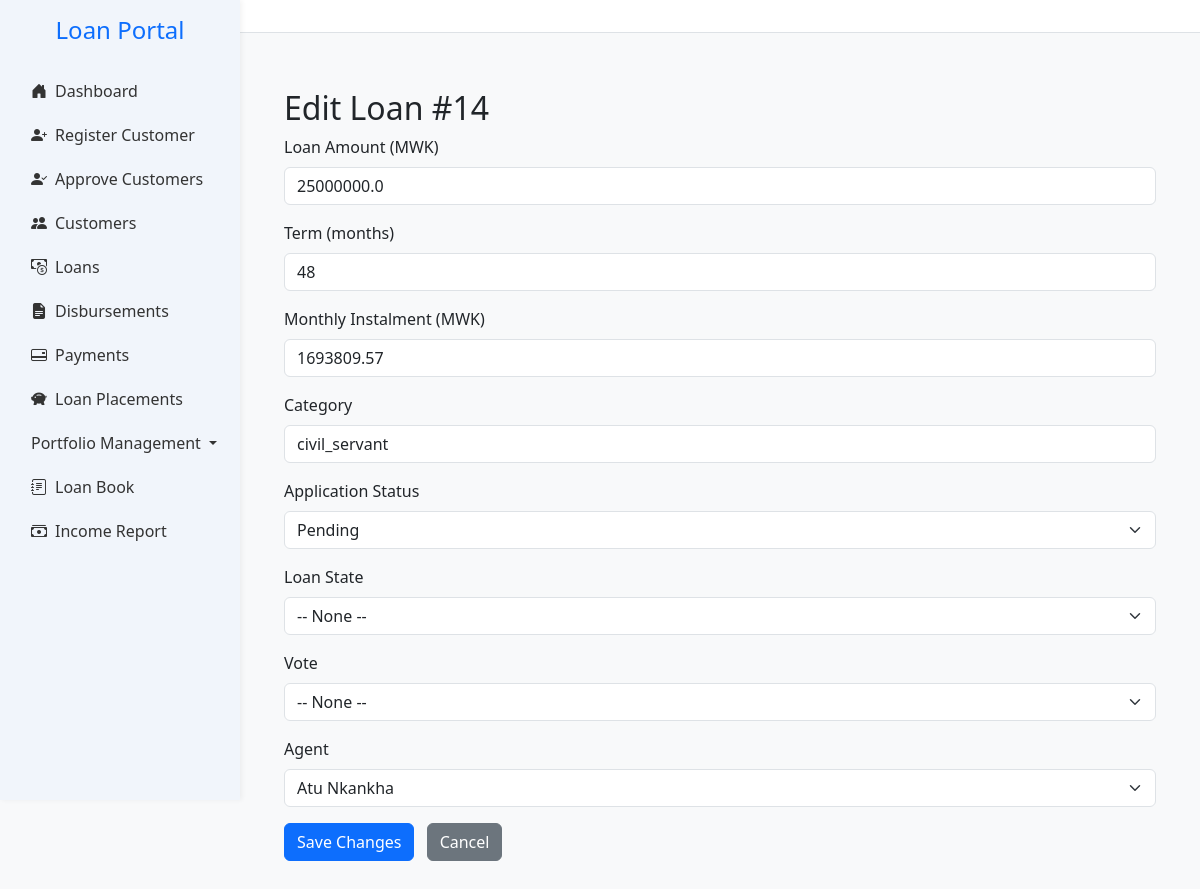
Screenshot of /loans/14/edit with the database file from the repository.
### app.py (models this page shows, shortened)
class LoanApplication(db.Model):
    __tablename__ = 'loan_applications'
    __table_args__ = (
        db.UniqueConstraint('loan_number', name='uq_loan_applications_loan_number'),
        db.Index('ix_loan_applications_created_at', 'created_at'),
        db.Index('ix_loan_applications_region_category', 'region', 'category'),
        db.Index('idx_loan_applications_loan_number', 'loan_number'),
        db.Index('idx_loan_applications_customer_id', 'customer_id'),
        db.Index('idx_loan_applications_agent_id', 'agent_id'),
    )
    id = db.Column(db.Integer, primary_key=True)
    customer_id = db.Column(db.Integer, db.ForeignKey('customers.id'), nullable=False)
    loan_amount = db.Column(db.Float,nullable=False, default=0.0)
    status = db.Column(db.String(20), default='pending')
    created_at = db.Column(db.DateTime, default=datetime.utcnow)
    term_months = db.Column(db.Integer)
    monthly_instalment = db.Column(db.Float)
    total_repayment = db.Column(db.Float)
    effective_rate = db.Column(db.Float)
    category = db.Column(db.String(50))
    region = db.Column(db.String(50))
    loan_category = db.Column(db.Integer, nullable=False)
    disbursed = db.Column(db.Boolean, default=False)
    disbursed_bank = db.Column(db.String(100))
    crb_fees = db.Column(db.Float, default=3000)
    origination_fees = db.Column(db.Float)
    insurance_fees = db.Column(db.Float)
    total_fees = db.Column(db.Float)
    collection_fees = db.Column(db.Float)
    schedule_id = db.Column(
    db.Integer,
    db.ForeignKey('repayment_schedules.id', use_alter=True, name='fk_schedule_id'),
    nullable=True
    )
    loan_number = db.Column(db.String(20), nullable=True, unique=True)
    file_number = db.Column(db.String(50))
    date_created = db.Column(db.DateTime, default=datetime.utcnow)
    disbursement_date = db.Column(db.Date, nullable=True)
    cash_to_client = db.Column(db.Float,nullable=False, default=0.0)
    top_up_interest = db.Column(db.Float, default=0.0)
    settlement_interest = db.Column(db.Float, default=0.0)
    closure_type = db.Column(db.String(20))  # 'settlement' or 'topup'
    closure_date = db.Column(db.DateTime)
    top_up_of = db.Column(db.Integer, db.ForeignKey('loan_applications.id'), nullable=True)
    application_status = db.Column(db.String(20), nullable=False, default='pending')
    loan_state = db.Column(db.String(20), nullable=False, default='active')
    performance_status = db.Column(db.String(20), nullable=False, default='performing')
    top_up_balance = db.Column(db.Float, default=0.0)
    settlement_balance = db.Column(db.Float, default=0.0)
    current_balance = db.Column(db.Float, default=0.0)
    settlement_type = Column(Enum(SettlementTypeEnum), nullable=True)
    settling_institution = Column(String(255), nullable=True)  # only if third_party
    settlement_reason = db.Column(db.String(255), nullable=True)
    vote_id = db.Column(db.Integer, db.ForeignKey('votes.id'))
    outstanding_fees = db.Column(db.Float, default=0.0)
    pricing_version = db.Column(db.Integer, default=1)
    applied_interest_rate = db.Column(db.Float)
    applied_collection_fee = db.Column(db.Float)
    written_off_amount = db.Column(db.Float, default=0.0)
    insurance_settlement_amount = db.Column(db.Float, default=0.0)
    agent_id = db.Column(db.Integer, db.ForeignKey('agents.id'), nullable=True)
    parent_loan_id = db.Column(
        db.Integer,
        db.ForeignKey('loan_applications.id'),
        nullable=True
    )
    vote = db.relationship('Vote', backref='loan_applications')
    documents = db.relationship("Document", back_populates="loan", lazy=True)
    topups = db.relationship(
        'LoanApplication',
        foreign_keys=[parent_loan_id],  # 👈 Specify which foreign key to use
        backref=db.backref('parent_loan', remote_side=[id]),
        cascade='all, delete-orphan'
    )
    agent = db.relationship("Agent", backref="loan_applications", foreign_keys=[agent_id])
    payments = db.relationship('Payment', back_populates='loan', cascade='all, delete-orphan')
    customer = db.relationship('Customer', back_populates='loans')
    repayment_schedules = db.relationship(
        'RepaymentSchedule',
        back_populates='loan',
        cascade='all, delete-orphan',
        foreign_keys='RepaymentSchedule.loan_id'
        )
    from datetime import datetime
    from dateutil.relativedelta import relativedelta   # already using
    import calendar

class Agent(db.Model):
    __tablename__ = 'agents'
    id = db.Column(db.Integer, primary_key=True)
    name = db.Column(db.String(100), nullable=False)
    contact = db.Column(db.String(20))
    email = db.Column(db.String(100))
    district = db.Column(db.String(100))
    region = db.Column(db.String(100))
    monthly_budget = db.Column(db.Float, default=0.0)
    role = db.Column(db.String(50))
    active = db.Column(db.Boolean, default=True)
    team_leader_id = db.Column(db.Integer, db.ForeignKey('agents.id'), nullable=True)
    team_leader = db.relationship('Agent', remote_side=[id], backref='team_members')
    customers = db.relationship('Customer', back_populates='agent', lazy=True)

### app.py (the view, shortened to what this page needs)
@app.route('/loans/<int:loan_id>/edit', methods=['GET', 'POST'])
def edit_loan(loan_id):
    loan = LoanApplication.query.get_or_404(loan_id)
    agents = Agent.query.filter_by(active=True).order_by(Agent.name).all()
    votes = Vote.query.filter_by(is_active=True).order_by(Vote.code).all()
    return render_template('edit_loan.html', loan=loan, agents=agents, votes=votes)

### app.py (called while the page is built, shortened)
@app.context_processor
def inject_notifications():
    if not current_user.is_authenticated:
        return dict(notifications=[])

### templates/edit_loan.html (shortened to what this page needs)
{% extends "base.html" %}
{% block content %}
<div class="container mt-4">
  <h2>Edit Loan #{{ loan.id }}</h2>
  <form method="POST" action="{{ url_for('edit_loan', loan_id=loan.id) }}">
    <div class="mb-3">
      <label for="loan_amount" class="form-label">Loan Amount (MWK)</label>
      <input type="number" step="0.01" class="form-control" id="loan_amount" name="loan_amount" value="{{ loan.loan_amount }}" required>
    </div>
    <div class="mb-3">
      <label for="term_months" class="form-label">Term (months)</label>
      <input type="number" class="form-control" id="term_months" name="term_months" value="{{ loan.term_months }}" required>
    </div>
    <div class="mb-3">
      <label for="monthly_instalment" class="form-label">Monthly Instalment (MWK)</label>
      <input type="number" step="0.01" class="form-control" id="monthly_instalment" name="monthly_instalment" value="{{ loan.monthly_instalment }}" required>
    </div>
    <div class="mb-3">
      <label for="category" class="form-label">Category</label>
      <input type="text" class="form-control" id="category" name="category" value="{{ loan.category }}">
    </div>
    <div class="mb-3">
      <label for="application_status" class="form-label">Application Status</label>
      <select class="form-select" id="application_status" name="application_status" required>
        <option value="pending" {% if loan.application_status == 'pending' %}selected{% endif %}>Pending</option>
      </select>
    </div>
    <div class="mb-3">
      <label for="loan_state" class="form-label">Loan State</label>
      <select class="form-select" id="loan_state" name="loan_state">
        <option value="" {% if not loan.loan_state %}selected{% endif %}>-- None --</option>
      </select>
    </div>
    <div class="mb-3">
      <label for="vote_id" class="form-label">Vote</label>
      <select class="form-select" id="vote_id" name="vote_id">
        <option value="" {% if not loan.vote_id %}selected{% endif %}>-- None --</option>
      </select>
    </div>
    <div class="mb-3">
      <label for="agent_id" class="form-label">Agent</label>
      <select class="form-select" id="agent_id" name="agent_id">
        {% for agent in agents %}
          <option value="{{ agent.id }}" {% if loan.agent_id == agent.id %}selected{% endif %}>
            {{ agent.name }}
          </option>
        {% endfor %}
      </select>
    </div>
    <button type="submit" class="btn btn-primary">Save Changes</button>
    <a href="{{ url_for('view_loans') }}" class="btn btn-secondary ms-2">Cancel</a>
  </form>
</div>
{% endblock %}

### templates/base.html (style rules this page uses)
:root { --main-blue: #007bff; --sidebar-bg: #f1f5fb; --sidebar-hover: #dbeafe; }
body { overflow-x: hidden; background-color: #f8f9fa; }

### rows the page displays
LoanApplication: id "14", loan_amount "25000000.0", term_months "48", monthly_instalment "1693809.57", category "civil_servant", vote_id "-- None --", agent_id "Atu Nkankha"
